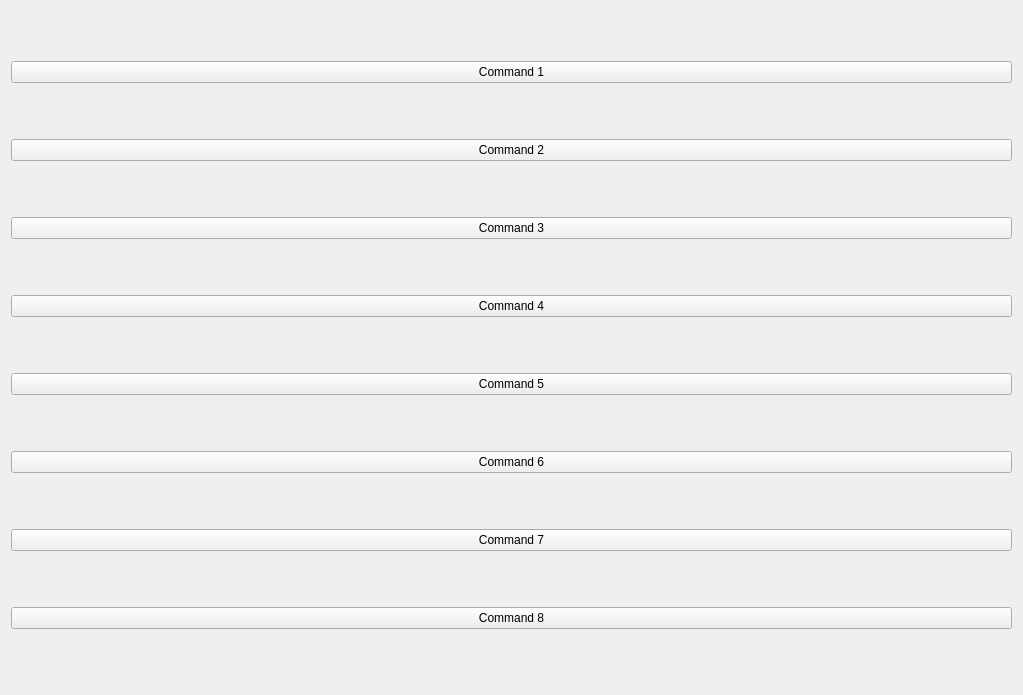
<?xml version="1.0" encoding="UTF-8"?>
<ui version="4.0">
 <class>Form</class>
 <widget class="QWidget" name="Form">
  <property name="geometry">
   <rect>
    <x>0</x>
    <y>0</y>
    <width>1023</width>
    <height>695</height>
   </rect>
  </property>
  <property name="windowTitle">
   <string>Publisher</string>
  </property>
  <layout class="QVBoxLayout" name="verticalLayout">
   <item>
    <widget class="QPushButton" name="publishButton1">
     <property name="text">
      <string>Command 1</string>
     </property>
    </widget>
   </item>
   <item>
    <widget class="QPushButton" name="publishButton2">
     <property name="text">
      <string>Command 2</string>
     </property>
    </widget>
   </item>
   <item>
    <widget class="QPushButton" name="publishButton3">
     <property name="text">
      <string>Command 3</string>
     </property>
    </widget>
   </item>
   <item>
    <widget class="QPushButton" name="publishButton4">
     <property name="text">
      <string>Command 4</string>
     </property>
    </widget>
   </item>
   <item>
    <widget class="QPushButton" name="publishButton5">
     <property name="text">
      <string>Command 5</string>
     </property>
    </widget>
   </item>
   <item>
    <widget class="QPushButton" name="publishButton6">
     <property name="text">
      <string>Command 6</string>
     </property>
    </widget>
   </item>
   <item>
    <widget class="QPushButton" name="publishButton7">
     <property name="text">
      <string>Command 7</string>
     </property>
    </widget>
   </item>
   <item>
    <widget class="QPushButton" name="publishButton8">
     <property name="text">
      <string>Command 8</string>
     </property>
    </widget>
   </item>
  </layout>
 </widget>
 <resources/>
 <connections/>
</ui>
